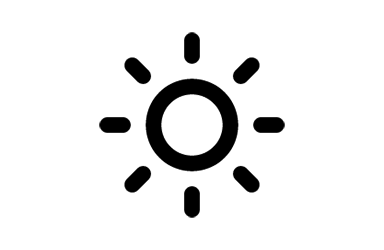
#> input picture examples/clear-day.png, 384 x 250 px
$ python -i image.py   (imports and definitions only)
#> lines starting #> are read from the running program, lines starting #| are printed output that depends on the picture; after the words box and inside, x2 and y2 are one past the last pixel; in counts of white or black regions, pixels touching at a corner belong together
"""Image format handling class.

This module contains the image format handler :py:class:`EscposImage`.

:author: `Michael Billington <michael.billington@gmail.com>`_
:organization: `python-escpos <https://github.com/python-escpos>`_
:copyright: Copyright (c) 2016 Michael Billington <michael.billington@gmail.com>
:license: MIT
"""

import math
from typing import Iterator, Union

from PIL import Image, ImageOps


class EscposImage:
    """
    Load images in, and output ESC/POS formats.

    The class is designed to efficiently delegate image processing to
    PIL, rather than spend CPU cycles looping over pixels.
    """

    def __init__(self, img_source: Union[Image.Image, str]) -> None:
        """Load in an image.

        :param img_source: PIL.Image, or filename to load one from.
        """
#> called with img_source = '../../examples/clear-day.png'
        if isinstance(img_source, Image.Image):
            img_original = img_source
        else:
            img_original = Image.open(img_source)
#> img_original is the input picture: PIL image 384x250 RGBA; mean R, G, B, A 0, 0, 0, 19.3

        # store image for eventual further processing (splitting)
        self.img_original = img_original

        # Convert to white RGB background, paste over white background
        # to strip alpha.
        img_original = img_original.convert("RGBA")
        im = Image.new("RGB", img_original.size, (255, 255, 255))
#> im: PIL image 384x250 RGB; every value is 255
        im.paste(img_original, mask=img_original.split()[3])
        # Convert down to greyscale
        im = im.convert("L")
#> im: PIL image 384x250 L
        # Invert: Only works on 'L' images
        im = ImageOps.invert(im)
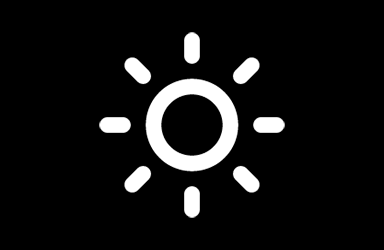
#> im: PIL image 384x250 L; min 0, max 255, mean 19.3
        # Pure black and white
        self._im = im.convert("1")
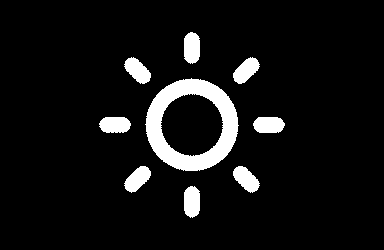
#> self._im: PIL image 384x250 1; 7.6% white; 9 white regions, largest, box (x1, y1, x2, y2) and area: (145, 78, 239, 171) 3776, (184, 32, 200, 64) 439, (253, 117, 285, 133) 439

    # [30 lines left out: functions width, width_bytes, height, to_column_format, not called in this run]

    def to_raster_format(self) -> bytes:
        """Convert image to raster-format binary."""
        return self._im.tobytes()

    # [32 lines left out: functions split, center, not called in this run]

>>> result = EscposImage('../../examples/clear-day.png').to_column_format()

$ run again, on examples/partly-cloudy-day.png
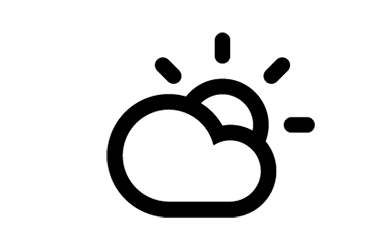
#> input picture examples/partly-cloudy-day.png, 384 x 250 px
#> in __init__, img_original is the input picture: PIL image 384x250 RGBA; mean R, G, B, A 0, 0, 0, 26.7
#> in __init__, `im = ImageOps.invert(im)`:
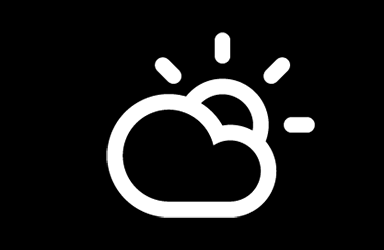
#> im: PIL image 384x250 L; min 0, max 255, mean 26.7
#> in __init__, `self._im = im.convert("1")`:
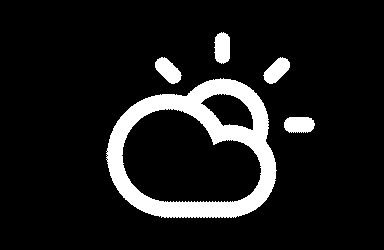
#> self._im: PIL image 384x250 1; 10.5% white; 5 white regions, box (x1, y1, x2, y2) and area: (106, 78, 277, 218) 8318, (155, 57, 182, 84) 434, (263, 57, 290, 84) 431, (284, 117, 315, 133) 428, (214, 32, 230, 64) 423
